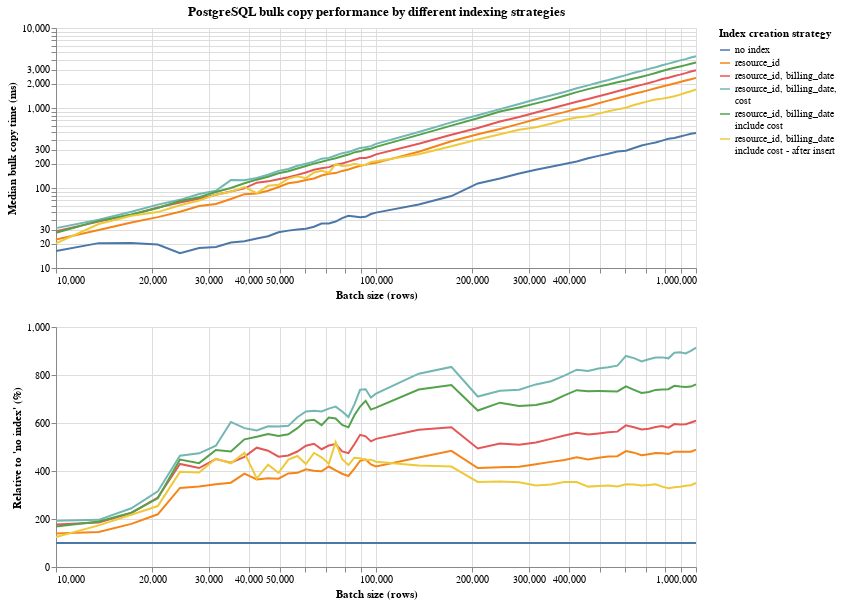

Notebook source saved alongside this figure:
### Markdown cell above
## Bulk Copy

### Code cell
import pandas as pd
import altair as alt

alt.theme.enable("latimes")

df = pd.read_csv(
    "Benchmark.BulkCopyBenchmarks-report.csv",
    delimiter=",",
)


def clean_data(df):
    # Clean numeric fields from strings like "49.51 ms"
    df["Median"] = df["Median"].str.replace(" ms", "", case=False, regex=False)
    df["Median"] = df["Median"].str.replace(",", "", case=False, regex=False)
    df = df.astype({"Median": "float64"})

    # Map labels
    mapping = {
        "NoIndex": "no index",
        "Res": "resource_id",
        "Res_BillDate": "resource_id, billing_date",
        "Res_BillDate_Cst": ["resource_id, billing_date,", "cost"],
        "Res_BillDate_Inc_Cst": ["resource_id, billing_date", "include cost"],
        "After": ["resource_id, billing_date", "include cost - after insert"],
    }
    df["index_label"] = df["IndexCreation"].map(mapping).fillna(df["IndexCreation"])

    return df


df_clean = clean_data(df.copy())

# Main chart: Execution time
main = (
    alt.Chart(df_clean)
    .mark_line()
    .encode(
        y=alt.Y("Median", sort="x")
        .scale(type="log")
        .title("Median bulk copy time (ms)"),
        x=alt.X("BatchSize").scale(type="log").title("Batch size (rows)"),
        color=alt.Color(
            "index_label",
            title="Index creation strategy",
            scale=alt.Scale(scheme="tableau10"),
        ),
    )
    .properties(
        title="PostgreSQL bulk copy performance by different indexing strategies",
        height=240,
        width=640,
    )
)

# Relative chart: Relative to no index (%)
baseline = df_clean[df_clean["index_label"] == "no index"][["BatchSize", "Median"]].set_index("BatchSize")
df_clean["relative"] = df_clean.apply(
    lambda row: (row["Median"] / baseline.loc[row["BatchSize"], "Median"] * 100)
    if row["BatchSize"] in baseline.index else None,
    axis=1
)

relative_plot = (
    alt.Chart(df_clean)
    .mark_line()
    .encode(
        y=alt.Y("relative").title("Relative to 'no index' (%)"),
        x=alt.X("BatchSize").scale(type="log").title("Batch size (rows)"),
        color=alt.Color(
            "index_label",
            title="Index creation strategy",
            scale=alt.Scale(scheme="tableau10"),
        ),
    )
    .properties(
        height=240,
        width=640,
    )
)

# Combine plots vertically
combined = main & relative_plot

# Render and save
combined.show()
combined.save("results.png", scale_factor=2)

### Figure 1 — Vega-Lite specification as saved in the notebook (floating-point values rounded to 4 significant figures; data arrays with more than 128 entries replaced by an {"elided": "..."} marker saying what was removed)
{"usermeta": {"embedOptions": {"theme": "latimes"}}, "config": {"view": {"continuousWidth": 300, "continuousHeight": 300}}, "vconcat": [{"mark": {"type": "line"}, "encoding": {"color": {"field": "index_label", "scale": {"scheme": "tableau10"}, "title": "Index creation strategy", "type": "nominal"}, "x": {"field": "BatchSize", "scale": {"type": "log"}, "title": "Batch size (rows)", "type": "quantitative"}, "y": {"field": "Median", "scale": {"type": "log"}, "sort": "x", "title": "Median bulk copy time (ms)", "type": "quantitative"}}, "height": 240, "title": "PostgreSQL bulk copy performance by different indexing strategies", "width": 640}, {"mark": {"type": "line"}, "encoding": {"color": {"field": "index_label", "scale": {"scheme": "tableau10"}, "title": "Index creation strategy", "type": "nominal"}, "x": {"field": "BatchSize", "scale": {"type": "log"}, "title": "Batch size (rows)", "type": "quantitative"}, "y": {"field": "relative", "title": "Relative to 'no index' (%)", "type": "quantitative"}}, "height": 240, "width": 640}], "data": {"name": "data-e48cfbf68201fa4f637affa5ac6eed6c"}, "$schema": "https://vega.github.io/schema/vega-lite/v5.20.1.json", "datasets": {"data-e48cfbf68201fa4f637affa5ac6eed6c": {"elided": "306 records"}}}
